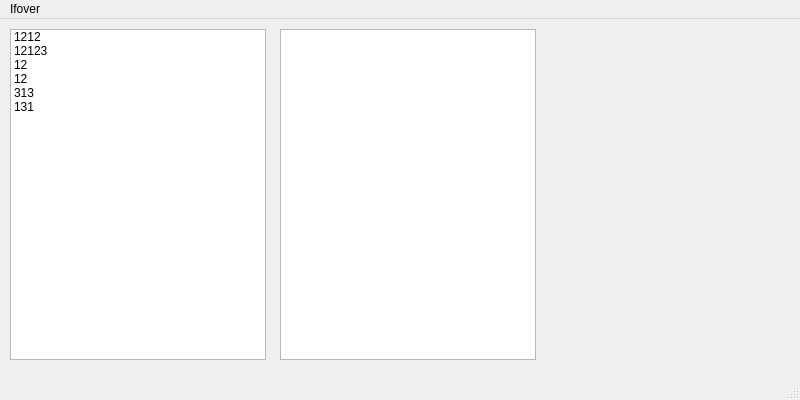
<?xml version="1.0" encoding="UTF-8"?>
<ui version="4.0">
 <class>MainWindow</class>
 <widget class="QMainWindow" name="MainWindow">
  <property name="geometry">
   <rect>
    <x>0</x>
    <y>0</y>
    <width>800</width>
    <height>400</height>
   </rect>
  </property>
  <property name="windowTitle">
   <string>MainWindow</string>
  </property>
  <widget class="QWidget" name="centralwidget">
   <widget class="QListWidget" name="listWidget">
    <property name="geometry">
     <rect>
      <x>10</x>
      <y>10</y>
      <width>256</width>
      <height>331</height>
     </rect>
    </property>
    <property name="contextMenuPolicy">
     <enum>Qt::DefaultContextMenu</enum>
    </property>
    <property name="dragEnabled">
     <bool>true</bool>
    </property>
    <property name="selectionMode">
     <enum>QAbstractItemView::MultiSelection</enum>
    </property>
    <property name="viewMode">
     <enum>QListView::ListMode</enum>
    </property>
    <property name="sortingEnabled">
     <bool>false</bool>
    </property>
    <item>
     <property name="text">
      <string>1212</string>
     </property>
    </item>
    <item>
     <property name="text">
      <string>12123</string>
     </property>
    </item>
    <item>
     <property name="text">
      <string>12</string>
     </property>
    </item>
    <item>
     <property name="text">
      <string>12</string>
     </property>
    </item>
    <item>
     <property name="text">
      <string>313</string>
     </property>
    </item>
    <item>
     <property name="text">
      <string>131</string>
     </property>
    </item>
   </widget>
   <widget class="QListView" name="listView">
    <property name="geometry">
     <rect>
      <x>280</x>
      <y>10</y>
      <width>256</width>
      <height>331</height>
     </rect>
    </property>
   </widget>
  </widget>
  <widget class="QMenuBar" name="menuBar">
   <property name="geometry">
    <rect>
     <x>0</x>
     <y>0</y>
     <width>800</width>
     <height>23</height>
    </rect>
   </property>
   <widget class="QMenu" name="menuIfover">
    <property name="title">
     <string>Ifover</string>
    </property>
   </widget>
   <addaction name="menuIfover"/>
  </widget>
  <widget class="QStatusBar" name="statusBar"/>
 </widget>
 <resources/>
 <connections/>
</ui>
